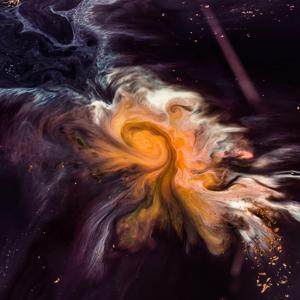
#> input picture pythonproject/LearnALotProject/Scripts/SourceFolder/Resized_space.jpeg, 300 x 300 px
$ python images.py
#> lines starting #> are read from the running program, lines starting #| are printed output that depends on the picture
from PIL import Image, ImageFilter, ImageDraw, ImageFont

"""
To read files from disk, use the open() function in the Image module. You don’t have to know the file format to open a
file. The library automatically determines the format based on the contents of the file.
"""


def add_cross_to(im, color):
    draw = ImageDraw.Draw(im)
    draw.line((0, 0) + im.size, fill=color, width=10)  # 0,0 are xy coordinates of both the ends
    draw.line((0,im.size[1], im.size[0], 0), fill=color, width=10) # x and y coordinates of both the ends
    return im
def add_rectangle_to(im, topleft, bottomright, color):
    draw = ImageDraw.Draw(im)
    draw.rectangle((topleft, bottomright), fill=color)
    return im

def add_ellipse_to(im, topleft, size, color):
    draw = ImageDraw.Draw(im)
    draw.ellipse((topleft, (topleft[0] +size[0], topleft[1]+ size[1])), fill=color)
    return im

def add_text(im: object, text, topleft, size, color):
    font = ImageFont.truetype("C:/Users/GIRISHPAREEK/Desktop/Amity/PythonByGirishPareek/Resources/font/arial.ttf", size)
    draw = ImageDraw.Draw(im)
    draw.text(topleft, text, font=font, fill=color)
    return im


# [30 lines of commented-out code are left out]

filters= {
    "Blur": ImageFilter.BLUR,
    "Contour": ImageFilter.CONTOUR,
    "Detail": ImageFilter.DETAIL,
    "Edge Enhanced": ImageFilter.EDGE_ENHANCE,
    "Edge Enhanced More": ImageFilter.EDGE_ENHANCE_MORE,
    "Emboss": ImageFilter.EMBOSS,
    "Find Edges": ImageFilter.FIND_EDGES,
    "Sharpen": ImageFilter.SHARPEN,
    "Smooth": ImageFilter.SMOOTH,
    "Smooth More": ImageFilter.SMOOTH_MORE,
    "Box Blur": ImageFilter.BoxBlur(1),
    "Gaussian Blur": ImageFilter.GaussianBlur(2),
    "Gaussian Blur": ImageFilter.GaussianBlur(25),
    "Unsharp Mask": ImageFilter.UnsharpMask
}

for key,value in filters.items():
    with Image.open("SourceFolder/Resized_space.jpeg") as img:
#> img is the input picture: PIL image 300x300 RGB; mean R, G, B 69.8, 45.3, 46.3
        img1 = img.filter(value)
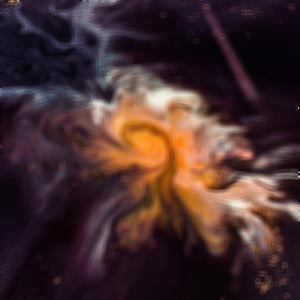
#> img1: PIL image 300x300 RGB; mean R, G, B 69.8, 45.3, 46.3
        img1.save(f"./ProcessedImageFolder/{key}.jpg")

# [31 lines of commented-out code are left out]
